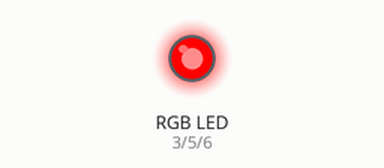
The sketch below on a simulated Arduino Uno, built with avr-gcc and run on an emulated ATmega328P. On the bench: an RGB LED mixed from three pins (HIGH = lit).

Above: at 0.05 s.
At 1.25 s:
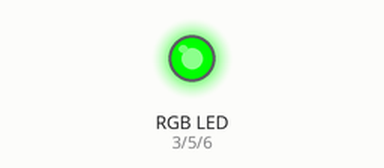
At 2.5 s:
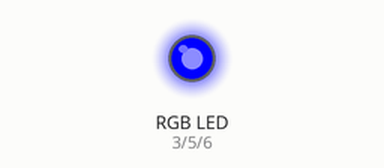
At 3.7 s:
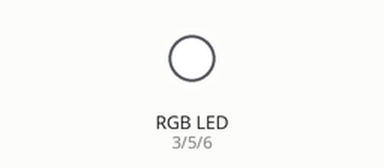
At 4.95 s:
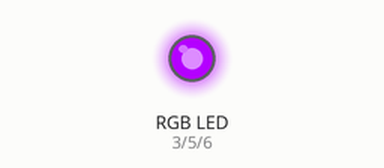
Timing chart, 0 to 6.5 s (numbered marks = the images above):
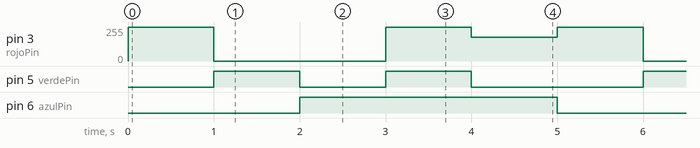

Measured:
- by itself, pin 3 (rojoPin): repeats every 5.0 s: 0/255 2.0 s, 255/255 1.0 s, 180/255 1.0 s, 255/255 1.0 s
- by itself, pin 5 (verdePin): repeats every 5.0 s: LOW 1.0 s, HIGH 1.0 s, LOW 2.0 s, HIGH 1.0 s
- by itself, pin 6 (azulPin): alternates HIGH for 3.0 s and LOW for 2.0 s

The sketch:

Control_de_LED_RGB.ino
```cpp
/* Derechos de autor © UNIT Electronics
  Fecha de revisión: 01/07/24
*/
/********************************
Uso de un Led RGB y cambio de algunos colores cada segundo
 ********************************/

int rojoPin = 3;        // Pin 3 asociado al LedRojo
int verdePin = 5;       //Pin 5 asociado al LedVerde
int azulPin = 6;        //Pin 6 asociado al LedAzul

void setup() {
  pinMode(rojoPin, OUTPUT);
  pinMode(verdePin, OUTPUT);
  pinMode(azulPin, OUTPUT);
}

void loop() {
  /* Valor del ciclo de trabajo PWM (0 a 255), que nos ayudará a tener control de la intensidad de
  brillo por cada uno de los colores (rojo, verde, azul), con ayuda de la función "setColor"*/
  setColor(255, 0, 0);  //Brillará en color Rojo
  delay(1000);          //Instrucción que durará 1s (1000ms)
  setColor(0, 255, 0);  //Brillará en color Verde
  delay(1000);          //Instrucción que durará 1s (1000ms)
  setColor(0, 0, 255);  //Brillará en color Azul
  delay(1000);          //Instrucción que durará 1s (1000ms)
  /*Si colocamos el PWM de todos los colores en máximo*/
  setColor(255, 255, 255); //Brillara en Blanco
  delay(1000);            //Instrucción que durará 1s (1000ms)
  /*Si realizamos combinación de los valores podremos obtener más gama de colores*/
  setColor(180, 0, 255); // Brillará en color Morado
  delay(1000);          //Instrucción que durará 1s (1000ms)
}
/*Función "setColor()" tendremos acceso al control de los pines PWM
mostrando a la salida los colores que previamente indicamos
por medio del argumento (rojo, verde, azul); que serán valores de entra:
rojoValue, verdeValue and azulValue.*/
void setColor(int rojoValue, int verdeValue, int azulValue) {
  analogWrite(rojoPin, rojoValue);
  analogWrite(verdePin, verdeValue);
  analogWrite(azulPin, azulValue);
}
```
